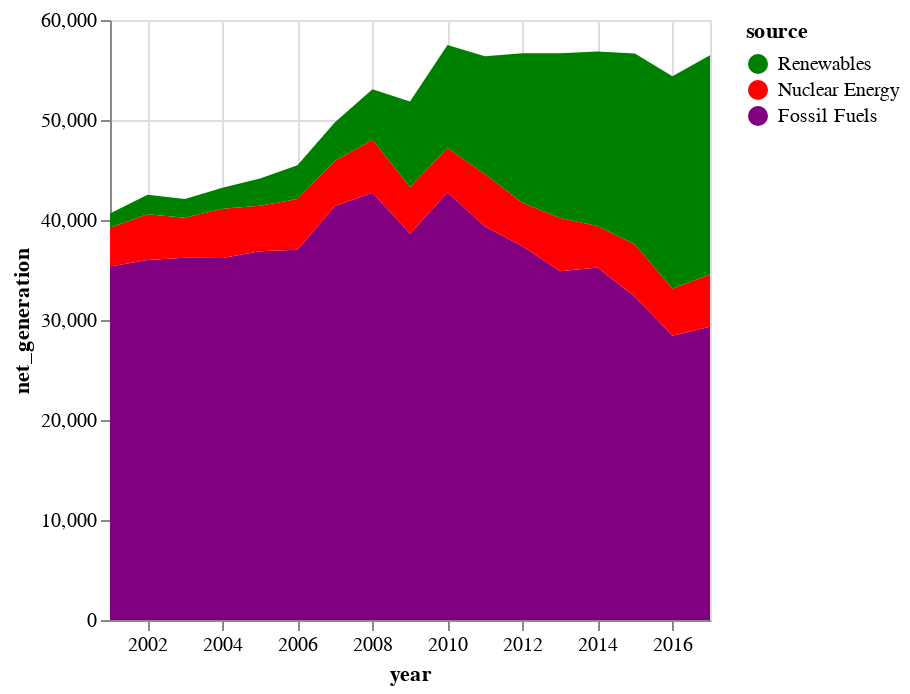

Notebook source saved alongside this figure:
### Markdown cell above
### Color

Color constitutes a particularly precious variable as it lets us distinguish categories, but we can actually not distinguish so many colors and remember their categorical associations. So when you use colors to encode categories or groupings, try to avoid going beyond ten.

As an example, we will revisit above area chart and change the color scale to a custom scale. The parameter `domain` refers to the possible data values to be mapped to a `range` of colors. Note: The long form encoding specifications need to come before the short specifications.

### Code cell
alt.Chart(df2).mark_area().encode(
    alt.Color("source").scale(
        domain=["Renewables", "Nuclear Energy", "Fossil Fuels"],
        range=['green', 'red', 'purple']
    ),
    x="year",
    y="net_generation",
)

### Figure 1 — Vega-Lite specification as saved in the notebook (floating-point values rounded to 4 significant figures)
{"config": {"view": {"continuousWidth": 300, "continuousHeight": 300}}, "data": {"name": "data-bb61008ba0c766c5601afa5323d12ad4"}, "mark": {"type": "area"}, "encoding": {"color": {"field": "source", "scale": {"domain": ["Renewables", "Nuclear Energy", "Fossil Fuels"], "range": ["green", "red", "purple"]}, "type": "nominal"}, "x": {"field": "year", "type": "temporal"}, "y": {"field": "net_generation", "type": "quantitative"}}, "$schema": "https://vega.github.io/schema/vega-lite/v5.8.0.json", "datasets": {"data-bb61008ba0c766c5601afa5323d12ad4": [{"year": "2001-01-01T00:00:00", "source": "Fossil Fuels", "net_generation": 35361}, {"year": "2002-01-01T00:00:00", "source": "Fossil Fuels", "net_generation": 35991}, {"year": "2003-01-01T00:00:00", "source": "Fossil Fuels", "net_generation": 36234}, {"year": "2004-01-01T00:00:00", "source": "Fossil Fuels", "net_generation": 36205}, {"year": "2005-01-01T00:00:00", "source": "Fossil Fuels", "net_generation": 36883}, {"year": "2006-01-01T00:00:00", "source": "Fossil Fuels", "net_generation": 37014}, {"year": "2007-01-01T00:00:00", "source": "Fossil Fuels", "net_generation": 41389}, {"year": "2008-01-01T00:00:00", "source": "Fossil Fuels", "net_generation": 42734}, {"year": "2009-01-01T00:00:00", "source": "Fossil Fuels", "net_generation": 38620}, {"year": "2010-01-01T00:00:00", "source": "Fossil Fuels", "net_generation": 42750}, {"year": "2011-01-01T00:00:00", "source": "Fossil Fuels", "net_generation": 39361}, {"year": "2012-01-01T00:00:00", "source": "Fossil Fuels", "net_generation": 37379}, {"year": "2013-01-01T00:00:00", "source": "Fossil Fuels", "net_generation": 34873}, {"year": "2014-01-01T00:00:00", "source": "Fossil Fuels", "net_generation": 35250}, {"year": "2015-01-01T00:00:00", "source": "Fossil Fuels", "net_generation": 32319}, {"year": "2016-01-01T00:00:00", "source": "Fossil Fuels", "net_generation": 28437}, {"year": "2017-01-01T00:00:00", "source": "Fossil Fuels", "net_generation": 29329}, {"year": "2001-01-01T00:00:00", "source": "Nuclear Energy", "net_generation": 3853}, {"year": "2002-01-01T00:00:00", "source": "Nuclear Energy", "net_generation": 4574}, {"year": "2003-01-01T00:00:00", "source": "Nuclear Energy", "net_generation": 3988}, {"year": "2004-01-01T00:00:00", "source": "Nuclear Energy", "net_generation": 4929}, {"year": "2005-01-01T00:00:00", "source": "Nuclear Energy", "net_generation": 4538}, {"year": "2006-01-01T00:00:00", "source": "Nuclear Energy", "net_generation": 5095}, {"year": "2007-01-01T00:00:00", "source": "Nuclear Energy", "net_generation": 4519}, {"year": "2008-01-01T00:00:00", "source": "Nuclear Energy", "net_generation": 5282}, {"year": "2009-01-01T00:00:00", "source": "Nuclear Energy", "net_generation": 4679}, {"year": "2010-01-01T00:00:00", "source": "Nuclear Energy", "net_generation": 4451}, {"year": "2011-01-01T00:00:00", "source": "Nuclear Energy", "net_generation": 5215}, {"year": "2012-01-01T00:00:00", "source": "Nuclear Energy", "net_generation": 4347}, {"year": "2013-01-01T00:00:00", "source": "Nuclear Energy", "net_generation": 5321}, {"year": "2014-01-01T00:00:00", "source": "Nuclear Energy", "net_generation": 4152}, {"year": "2015-01-01T00:00:00", "source": "Nuclear Energy", "net_generation": 5243}, {"year": "2016-01-01T00:00:00", "source": "Nuclear Energy", "net_generation": 4703}, {"year": "2017-01-01T00:00:00", "source": "Nuclear Energy", "net_generation": 5214}, {"year": "2001-01-01T00:00:00", "source": "Renewables", "net_generation": 1437}, {"year": "2002-01-01T00:00:00", "source": "Renewables", "net_generation": 1963}, {"year": "2003-01-01T00:00:00", "source": "Renewables", "net_generation": 1885}, {"year": "2004-01-01T00:00:00", "source": "Renewables", "net_generation": 2102}, {"year": "2005-01-01T00:00:00", "source": "Renewables", "net_generation": 2724}, {"year": "2006-01-01T00:00:00", "source": "Renewables", "net_generation": 3364}, {"year": "2007-01-01T00:00:00", "source": "Renewables", "net_generation": 3870}, {"year": "2008-01-01T00:00:00", "source": "Renewables", "net_generation": 5070}, {"year": "2009-01-01T00:00:00", "source": "Renewables", "net_generation": 8560}, {"year": "2010-01-01T00:00:00", "source": "Renewables", "net_generation": 10308}, {"year": "2011-01-01T00:00:00", "source": "Renewables", "net_generation": 11795}, {"year": "2012-01-01T00:00:00", "source": "Renewables", "net_generation": 14949}, {"year": "2013-01-01T00:00:00", "source": "Renewables", "net_generation": 16476}, {"year": "2014-01-01T00:00:00", "source": "Renewables", "net_generation": 17452}, {"year": "2015-01-01T00:00:00", "source": "Renewables", "net_generation": 19091}, {"year": "2016-01-01T00:00:00", "source": "Renewables", "net_generation": 21241}, {"year": "2017-01-01T00:00:00", "source": "Renewables", "net_generation": 21933}]}}
